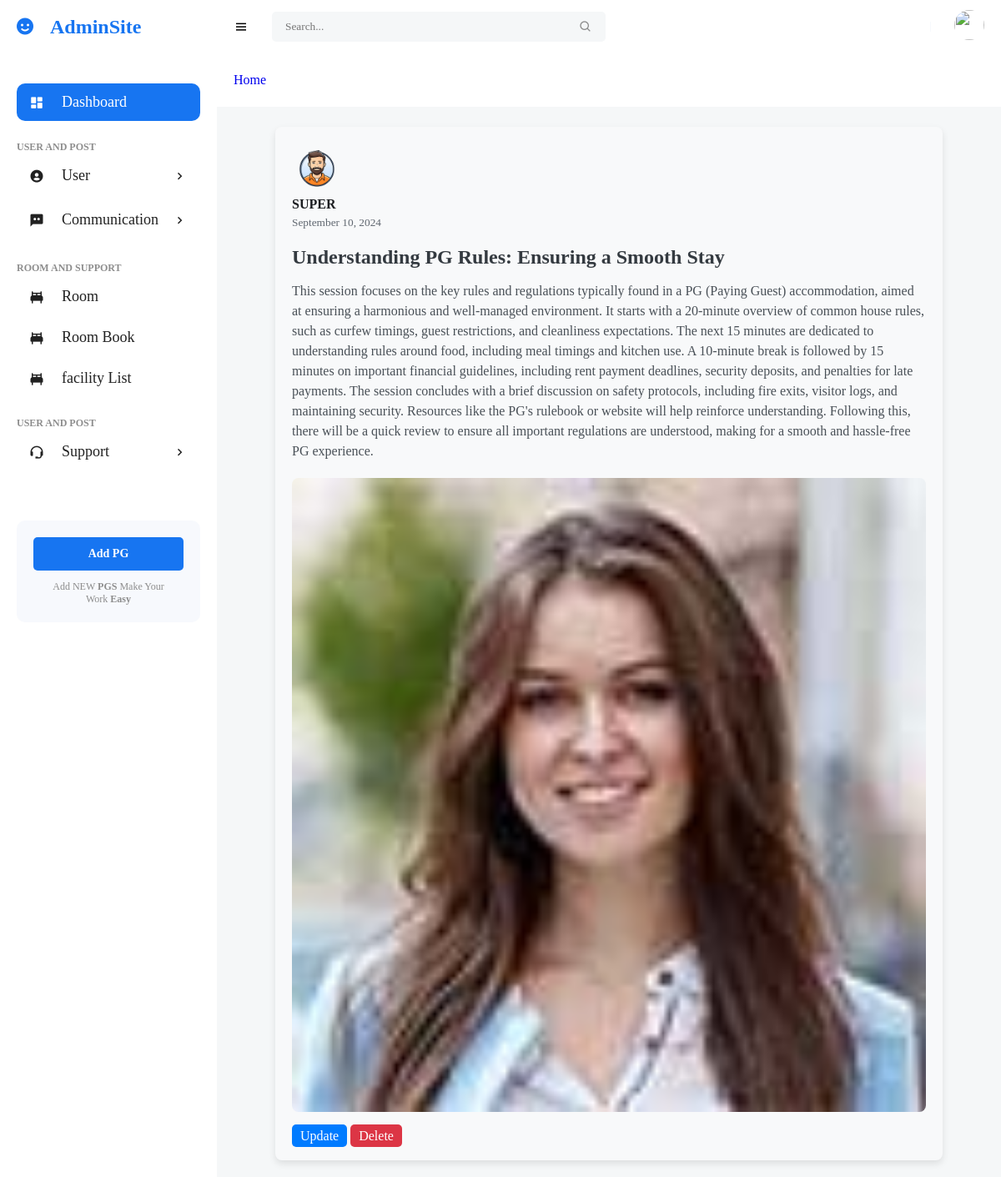
The app's page /communication/post/1/ with its own data.
### Chat_System/models.py (models this page shows, shortened)
class Post(models.Model):
    title = models.CharField(max_length=100)
    description = models.TextField()
    date_posted = models.DateTimeField(default=timezone.now)
    author = models.ForeignKey(User, on_delete=models.CASCADE)
    image = models.ImageField(blank=True, null=True)

### Chat_System/views.py (the view)
# urls.py: path('post/<int:pk>/', PostDetailView.as_view(), name='post-detail'),
class PostDetailView(DetailView):
    model = Post
    template_name = 'post_detail.html'

### Chat_System/templates/post_detail.html (shortened to what this page needs)
{% extends "base.html" %}
{% load static %}
{% block content %}
<article class="media content-section">
    <img class="rounded-circle article-img" src="{% static 'img/adminimg.png' %}" alt="Author's Image">
    <div class="media-body">
        <div class="article-metadata">
            <p class="mr-2">{{ object.author }}</p>
            <small class="text-muted">{{ object.date_posted|date:"F d, Y" }}</small>
        </div>
        <h2 class="article-title">{{ object.title }}</h2>
        <p class="article-description">{{ object.description }}</p>
        {% if object.image %}
        <img class="article-image" src="{{ object.image.url }}" alt="{{ object.title }}">
        {% endif %}
    </div>
    <div class='mod'>
        <a class="btn btn-secondary btn-sm mt-1 mb-1" href="{% url 'post-update' object.id %}">Update</a>
        <a class="btn btn-danger btn-sm mt-1 mb-1" href="{% url 'post-delete' object.id %}">Delete</a>
    </div>
</article>
{% endblock %}

### Admin_Management/static/admin_static/css/base.css (style rules this page uses)
* { font-family: 'Playfair Display', serif; margin: 0; padding: 0; box-sizing: border-box; }
:root { --grey: #f7f9fd; --dark-grey: #8D8D8D; --primary-color: #fff; --secondary-color: #212121; --green: #81D43A; --light-green: #E3FFCB; --blue: #1775F1; --light-blue: #dedede ; --dark-blue: #0C5FCD; --red: #FC3B56; --light-grey:#F5F7F8; --text-color:#717579; }
html { overflow-x: hidden; }
body { background: var(--light-grey); overflow-x: hidden; }
a { text-decoration: none; }

### Chat_System/templates/post_detail.html (style rules this page uses)
.media.content-section { padding: 20px; max-width: 800px; margin: auto; background-color: #f8f9fa; border-radius: 8px; box-shadow: 0 4px 8px rgba(0, 0, 0, 0.1); }
.article-img { width: 60px; height: 60px; border-radius: 50%; margin-right: 15px; }
.media-body { display: flex; flex-direction: column; }
.article-metadata { display: flex; flex-direction: column; margin-bottom: 10px; }
.article-metadata p { font-weight: bold; margin: 0; text-transform: uppercase; color: #1c1e21; }
.article-metadata small { color: #606770; margin-top: 5px; }
.btn { border-radius: 5px; }
.btn-secondary { background-color: #007bff; border: none; color: #fff; padding: 5px 10px; font-size: 16px; }
.btn-danger { background-color: #dc3545; border: none; color: #fff; padding: 5px 10px; font-size: 16px; }
.article-title { font-size: 24px; color: #343a40; margin-top: 10px; margin-bottom: 15px; }
.article-description { font-size: 16px; line-height: 1.5; color: #495057; }
.article-image { width: 100%; max-width: 800px; height: auto; margin-top: 20px; border-radius: 8px; }
.mod { margin-top:20px; }

### records on screen
Post: author "SUPER", date_posted "September 10, 2024", title "Understanding PG Rules: Ensuring a Smooth Stay", description "This session focuses on the key rules and regulations typically found in a PG (Paying Guest) accommodation, aimed at ensuring a harmonious and well-managed environment. It starts with a 20-minute overview of common house rules, such as curfew timings, guest restrictions, and cleanliness expectations. The next 15 minutes are dedicated to understanding rules around food, including meal timings and kitchen use. A 10-minute break is followed by 15 minutes on important financial guidelines, including rent payment deadlines, security deposits, and penalties for late payments. The session concludes with a brief discussion on safety protocols, including fire exits, visitor logs, and maintaining…", image (picture)
